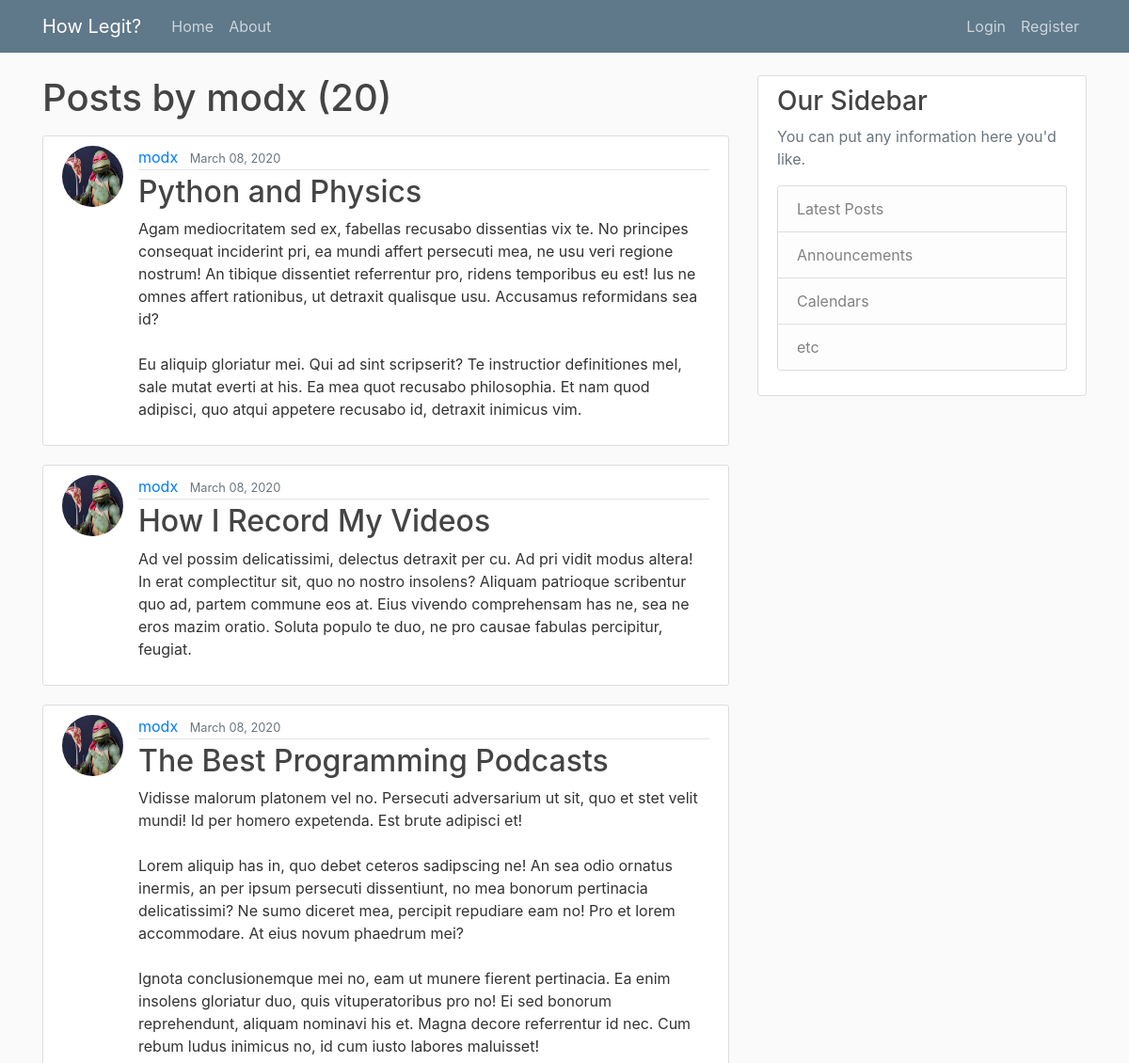
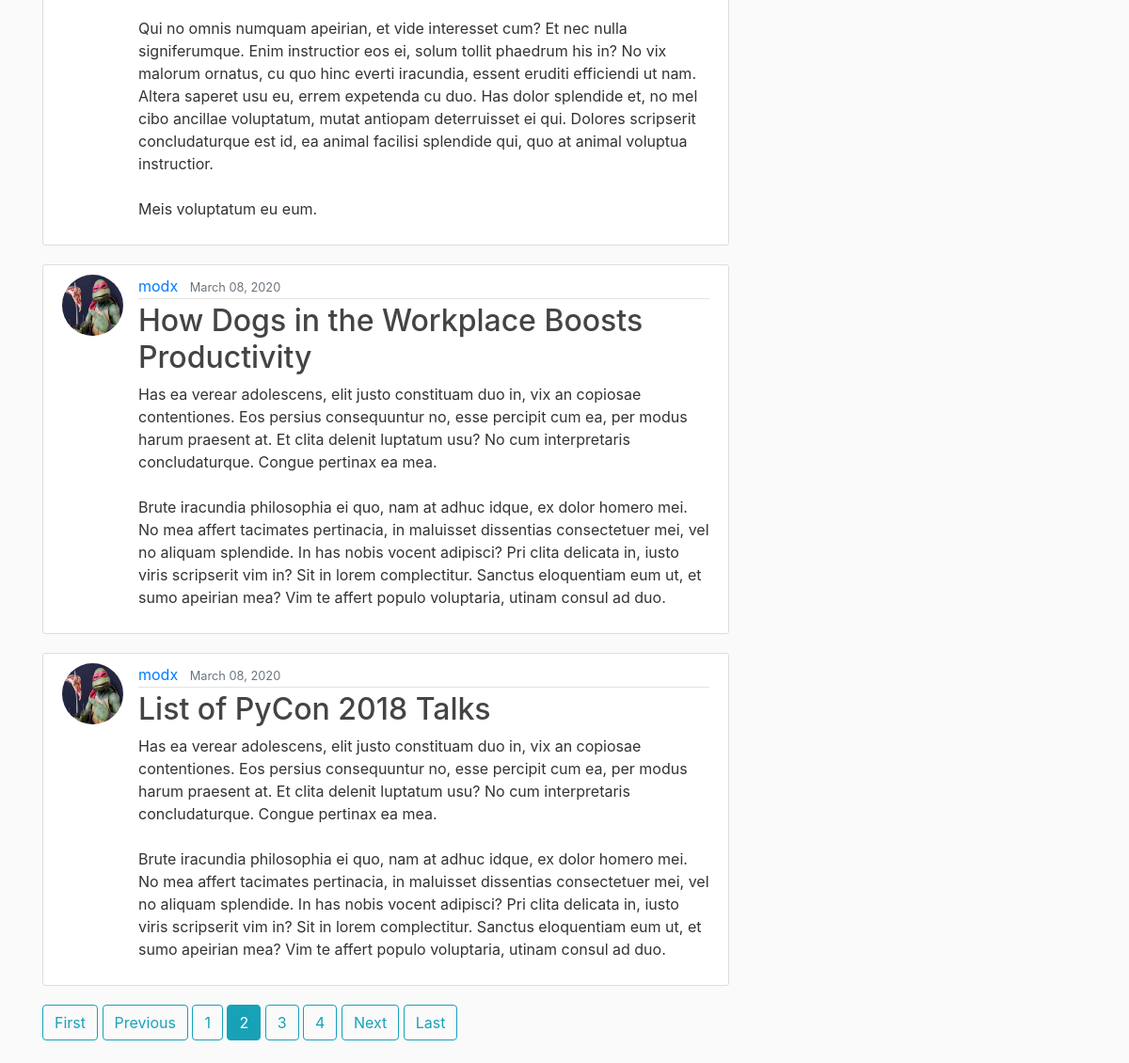
Screenshot of /user/modx?page=2 with the database file from the repository (2 pictures, top to bottom).
### blog/models.py (models this page shows, shortened)
class Post(models.Model):
    title = models.CharField(max_length=100)
    content = models.TextField()
    date_posted = models.DateTimeField(default=timezone.now)
    author = models.ForeignKey(User, on_delete=models.CASCADE)

### users/models.py (models this page shows, shortened)
class Profile(models.Model):
    user = models.OneToOneField(User, on_delete=models.CASCADE)
    image = models.ImageField(default='default.png', upload_to='profile_pics')

### blog/views.py (the view)
# urls.py: path('user/<str:username>', UserPostListView.as_view(), name='user-posts'),
class UserPostListView(ListView):
    model = Post
    template_name = 'blog/user_posts.html'
    context_object_name = 'posts'
    ordering = ['-date_posted']
    paginate_by = 5
    def get_queryset(self):
        user = get_object_or_404(User, username=self.kwargs.get('username'))
        return Post.objects.filter(author=user).order_by('-date_posted')

### blog/templates/blog/user_posts.html
{% extends "blog/base.html" %}
{% block content %}
    <h1 class="mb-3">Posts by {{ view.kwargs.username }} ({{ page_obj.paginator.count }})</h1>
    {% for post in posts %}
        <article class="media content-section">
            <img class="rounded-circle article-img" src="{{ post.author.profile.image.url }}">
            <div class="media-body">
                <div class="article-metadata">
                    <a class="mr-2" href="{% url 'user-posts' post.author.username %}">{{ post.author }}</a>
                    <small class="text-muted">{{ post.date_posted | date:"F d, Y" }}</small>
                 </div>
                    <h2><a class="article-title" href="{% url 'post-detail' post.id %}">{{ post.title }}</a></h2>
                    <p class="article-content">{{ post.content }}</p>
            </div>
        </article>
    {% endfor %}
    {% if is_paginated %}
        {% if page_obj.has_previous %}
            <a class="btn btn-outline-info mb-4" href="?page=1">First</a>
            <a class="btn btn-outline-info mb-4" href="?page={{ page_obj.previous_page_number }}">Previous</a>
        {% endif %}
        {% for num in page_obj.paginator.page_range %}
            {% if page_obj.number == num %}
            <a class="btn btn-info mb-4" href="?page={{ num }}">{{ num }}</a>
            {% elif num > page_obj.number|add:'-3' and num < page_obj.number|add:'3' %}
            <a class="btn btn-outline-info mb-4" href="?page={{ num }}">{{num }}</a>
            {% endif %}
        {% endfor %}
        {% if page_obj.has_next %}
            <a class="btn btn-outline-info mb-4" href="?page={{ page_obj.next_page_number }}">Next</a>
            <a class="btn btn-outline-info mb-4" href="?page={{ page_obj.paginate.num_pages }}">Last</a>
        {% endif %}
    {% endif %}
{% endblock content %}

### blog/static/blog/main.css (style rules this page uses)
body { background: #fafafa; color: #333333; margin-top: 5rem; }
h1, h2, h3, h4, h5, h6 { color: #444444; }
.content-section { background: #ffffff; padding: 10px 20px; border: 1px solid #dddddd; border-radius: 3px; margin-bottom: 20px; }
.article-title { color: #444444; }
.article-content { white-space: pre-line; }
.article-img { height: 65px; width: 65px; margin-right: 16px; }
.article-metadata { padding-bottom: 1px; margin-bottom: 4px; border-bottom: 1px solid #e3e3e3 }

### rows the page displays
Post: author.profile.image (picture), author "modx", date_posted "March 08, 2020", title "Python and Physics", content "Agam mediocritatem sed ex, fabellas recusabo dissentias vix te. No principes consequat inciderint pri, ea mundi affert persecuti mea, ne usu veri regione nostrum! An tibique dissentiet referrentur pro, ridens temporibus eu est! Ius ne omnes affert rationibus, ut detraxit qualisque usu. Accusamus reformidans sea id? Eu aliquip gloriatur mei. Qui ad sint scripserit? Te instructior definitiones mel, sale mutat everti at his. Ea mea quot recusabo philosophia. Et nam quod adipisci, quo atqui appetere recusabo id, detraxit inimicus vim."
Post: author.profile.image (picture), author "modx", date_posted "March 08, 2020", title "How I Record My Videos", content "Ad vel possim delicatissimi, delectus detraxit per cu. Ad pri vidit modus altera! In erat complectitur sit, quo no nostro insolens? Aliquam patrioque scribentur quo ad, partem commune eos at. Eius vivendo comprehensam has ne, sea ne eros mazim oratio. Soluta populo te duo, ne pro causae fabulas percipitur, feugiat."
Post: author.profile.image (picture), author "modx", date_posted "March 08, 2020", title "The Best Programming Podcasts", content "Vidisse malorum platonem vel no. Persecuti adversarium ut sit, quo et stet velit mundi! Id per homero expetenda. Est brute adipisci et! Lorem aliquip has in, quo debet ceteros sadipscing ne! An sea odio ornatus inermis, an per ipsum persecuti dissentiunt, no mea bonorum pertinacia delicatissimi? Ne sumo diceret mea, percipit repudiare eam no! Pro et lorem accommodare. At eius novum phaedrum mei? Ignota conclusionemque mei no, eam ut munere fierent pertinacia. Ea enim insolens gloriatur duo, quis vituperatoribus pro no! Ei sed bonorum reprehendunt, aliquam nominavi his et. Magna decore referrentur id nec. Cum rebum ludus inimicus no, id cum iusto labores maluisset! Qui no omnis numquam…"
Post: author.profile.image (picture), author "modx", date_posted "March 08, 2020", title "How Dogs in the Workplace Boosts Productivity", content "Has ea verear adolescens, elit justo constituam duo in, vix an copiosae contentiones. Eos persius consequuntur no, esse percipit cum ea, per modus harum praesent at. Et clita delenit luptatum usu? No cum interpretaris concludaturque. Congue pertinax ea mea. Brute iracundia philosophia ei quo, nam at adhuc idque, ex dolor homero mei. No mea affert tacimates pertinacia, in maluisset dissentias consectetuer mei, vel no aliquam splendide. In has nobis vocent adipisci? Pri clita delicata in, iusto viris scripserit vim in? Sit in lorem complectitur. Sanctus eloquentiam eum ut, et sumo apeirian mea? Vim te affert populo voluptaria, utinam consul ad duo."
Post: author.profile.image (picture), author "modx", date_posted "March 08, 2020", title "List of PyCon 2018 Talks", content "Has ea verear adolescens, elit justo constituam duo in, vix an copiosae contentiones. Eos persius consequuntur no, esse percipit cum ea, per modus harum praesent at. Et clita delenit luptatum usu? No cum interpretaris concludaturque. Congue pertinax ea mea. Brute iracundia philosophia ei quo, nam at adhuc idque, ex dolor homero mei. No mea affert tacimates pertinacia, in maluisset dissentias consectetuer mei, vel no aliquam splendide. In has nobis vocent adipisci? Pri clita delicata in, iusto viris scripserit vim in? Sit in lorem complectitur. Sanctus eloquentiam eum ut, et sumo apeirian mea? Vim te affert populo voluptaria, utinam consul ad duo."

### other values shown
{{ view.kwargs.username }} "modx"
{{ page_obj.paginator.count }} "20"
{{ num }} "1" "3" "4"
{{ num }} "2"
